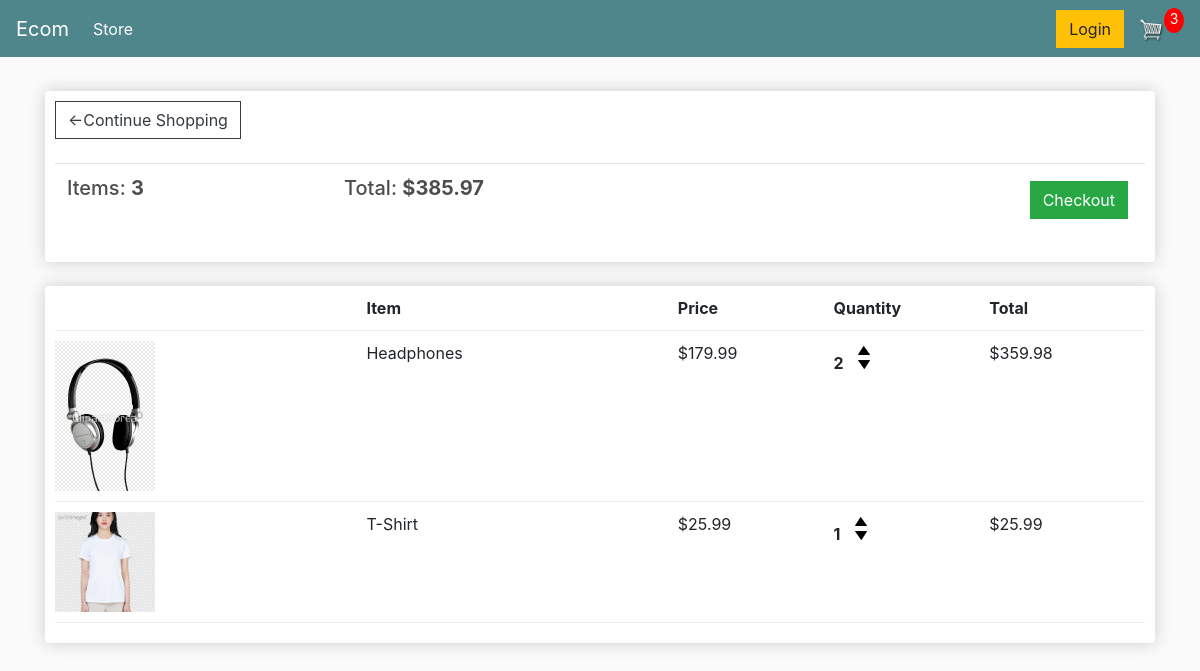
/cart/ (signed in), run on an earlier commit of the app's database.
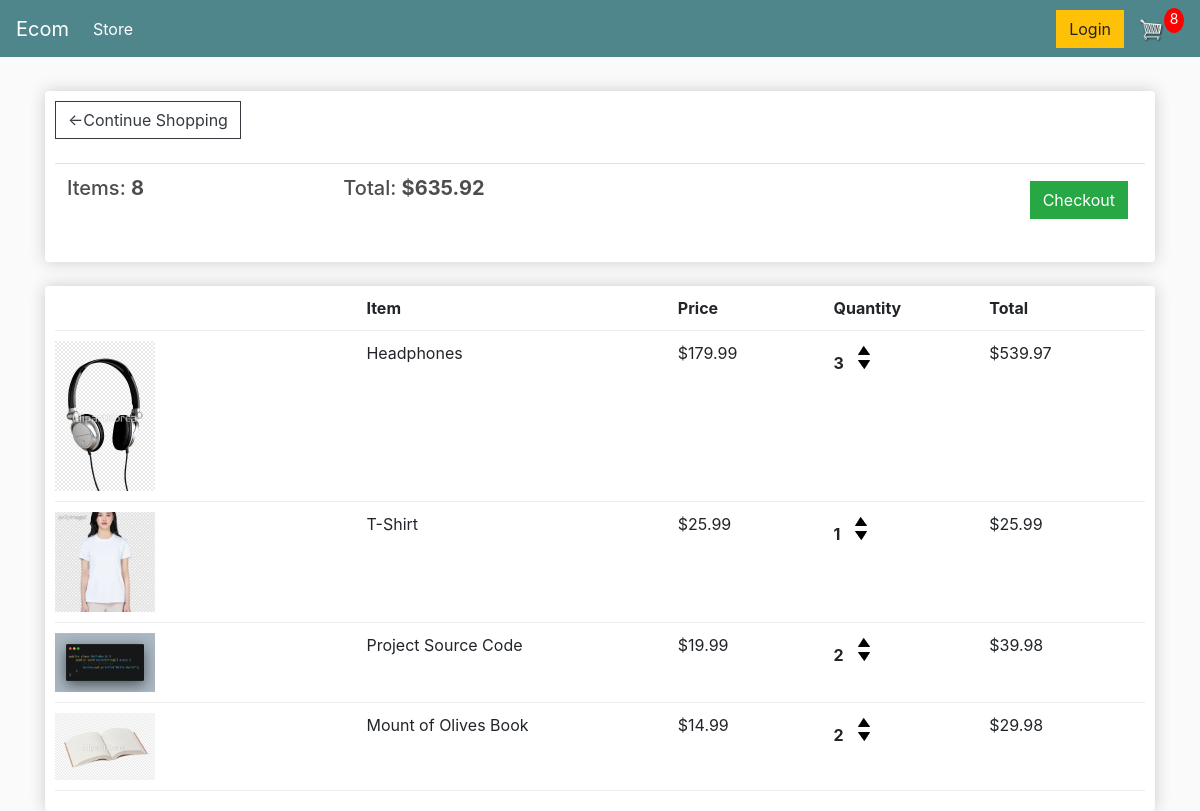
And on a later commit of the database.
### store/models.py (models this page shows, shortened)
class Order(models.Model): #Customer의 자식 주문의 상태, 누구의 주문인지 등등을 확인
    customer = models.ForeignKey(Customer, on_delete=models.SET_NULL, null=True, blank=True)
    date_ordered = models.DateTimeField(auto_now_add=True)
    complete = models.BooleanField(default=False)
    transaction_id = models.CharField(max_length=100, null=True)
    @property
    def get_cart_total(self):
        orderitems = self.orderitem_set.all()
        total = sum([item.get_total for item in orderitems])
        return total
    @property
    def get_cart_items(self):
        orderitems = self.orderitem_set.all()
        total = sum([item.quantity for item in orderitems])
        return total

class OrderItem(models.Model): #Product와 Order의 자식
    product = models.ForeignKey(Product, on_delete=models.SET_NULL, null=True)
    order = models.ForeignKey(Order, on_delete=models.SET_NULL, null=True)
    quantity = models.IntegerField(default=0, null=True, blank=True)
    date_added = models.DateField(auto_now_add=True)
    @property
    def get_total(self):
        total = self.product.price * self.quantity
        return total

class Product(models.Model): #제품, 제품의 가격, 이미지등등을 저장
    name = models.CharField(max_length=200)
    price = models.FloatField()
    digital = models.BooleanField(default=False, null=True, blank=True)
    image = models.ImageField(null=True, blank=True)
    @property
    def imageURL(self):
        try:
            url = self.image.url
        except:
            url= ''
        return url

### store/views.py (the view)
# urls.py: path('cart/', views.cart, name="cart"),
def cart(request):
    if request.user.is_authenticated:
        customer = request.user.customer
        order, created=Order.objects.get_or_create(customer=customer, complete=False) #현재 가져온 customer의 order가 없으면 만들고 있으면 가져오기,
        items = order.orderitem_set.all() #OrderItem은 Order의 자식이기 현재Order의 OrderItem을 소문자로 orderitem_set.all()로 가져올수 있음
        cartItems = order.get_cart_items
    else:
        items=[]
        order = {'get_cart_total':0, 'get_cart_items':0}
        cartItems = order['get_cart_items']
    context ={'items':items, 'order':order,'cartItems':cartItems}
    return render(request,'store/cart.html',context)

### store/templates/store/cart.html
{% extends 'store/main.html' %}
{% load static %}
{% block content %}
    <div class="row">
        <div class="col-lg-12">
            <div class="box-element">
                <a class="btn btn-outline-dark" href="{% url 'store' %}">&#x2190;Continue Shopping</a>
                <br>
                <br>
                <table class="table">
                    <tr>
                        <th><h5>Items: <strong>{{ order.get_cart_items }}</strong></h5></th>
                        <th><h5>Total: <strong>${{ order.get_cart_total|floatformat:2  }}</strong></h5></th>
                        <th>
                            <a style="float: right; margin:5px" class="btn btn-success" href="{% url 'checkout' %}">
                            Checkout
                            </a>
                        </th>
                    </tr>
                </table>
            </div>
            <br>
            <div class="box-element">
                <div class="cart-row">
                    <div style="flex:2"></div>
                    <div style="flex:2"><strong>Item</strong></div>
                    <div style="flex:1"><strong>Price</strong></div>
                    <div style="flex:1"><strong>Quantity</strong></div>
                    <div style="flex:1"><strong>Total</strong></div>
                </div>
                {% for item in items %}
                <div class="cart-row">
                    <div style="flex:2"><img class="row-image" src="{{ item.product.imageURL }}"></div>
                    <div style="flex:2">{{ item.product.name }}</div>
                    <div style="flex:1">${{ item.product.price|floatformat:2 }}</div>
                    <div style="flex:1">
                        <p class="quantity">{{ item.quantity }}</p>
                        <div class="quantity">
                            <img data-product={{ item.product.id }} data-action="add" class="chg-quantity update-cart" src="{% static 'images/arrow-up.png' %}">
                            <img data-product={{ item.product.id }} data-action="remove" class="chg-quantity update-cart" src="{% static 'images/arrow-down.png' %}">
                        </div>
                    </div>
                    <div style="flex:1">${{ item.get_total }}</div>
                </div>
                {% endfor %}
            </div>
        </div>
    </div>
{% endblock content %}

### store/templates/store/main.html (shortened to what this page needs)
<!DOCTYPE html>
{% load static %}
<html>
<head>
    <link rel="stylesheet" href="https://stackpath.bootstrapcdn.com/bootstrap/4.4.1/css/bootstrap.min.css">
    <link rel="stylesheet" type="text/css" href="{% static 'css/main.css' %}">
</head>
<body>
<nav class="navbar navbar-expand-lg navbar-dark bg-dark">
  <a class="navbar-brand" href="{% url 'store' %}">Ecom</a>
  <div class="collapse navbar-collapse" id="navbarSupportedContent">
    <ul class="navbar-nav mr-auto">
      <li class="nav-item active">
        <a class="nav-link" href="{% url 'store' %}">Store <span class="sr-only">(current)</span></a>
      </li>
    </ul>
    <div class="form-inline my-2 my-lg-0">
        <a href="#" class="btn btn-warning">Login</a>
        <a href="{% url 'cart' %}">
            <img id="cart-icon" src="{% static 'images/cart.png' %}">
        </a>
        <p id="cart-total">{{ cartItems }}</p>
    </div>
  </div>
</nav>
    <div class="container">
    <br>
        {% block content %}{% endblock %}
    </div>
</body>
</html>

### static/css/main.css (style rules this page uses)
body { background-color: hsl(0, 0%, 98%); }
h1,h2,h3,h4,h5,h6 { color:hsl(0, 0%, 30%); }
.box-element { box-shadow:hsl(0, 0%, 80%) 0 0 16px; background-color: #fff; border-radius: 4px; padding: 10px; }
.bg-dark { background-color: #4f868c!important; }
#cart-icon { width:25px; display: inline-block; margin-left: 15px; }
#cart-total { display: block; text-align: center; color:#fff; background-color: red; width: 20px; height: 25px; border-radius: 50%; font-size: 14px; }
.col-lg-4, .col-lg-6, .col-lg-8, .col-lg-12 { margin-top: 10px; }
.btn { border-radius: 0; }
.row-image { width: 100px; }
.cart-row { display: flex; align-items: flex-stretch; padding-bottom: 10px; margin-bottom: 10px; border-bottom: 1px solid #ececec; }
.quantity { display: inline-block; font-weight: 700; padding-right:10px; }
.chg-quantity { width: 12px; cursor: pointer; display: block; margin-top: 5px; transition:.1s; }

What changed in the data, as far as the page shows it:
changed through a linked row, Order: get_cart_items "3" → "8"; get_cart_total "385.97" → "635.92"
changed OrderItem "Headphones": quantity "2" → "3"; get_total "359.98" → "539.97"
added OrderItem: product.imageURL (picture), product.name "Project Source Code", product.price "19.99", quantity "2", get_total "39.98"
added OrderItem: product.imageURL (picture), product.name "Mount of Olives Book", product.price "14.99", quantity "2", get_total "29.98"
Also different on the page:
{{ cartItems }}: "3" → "8"
